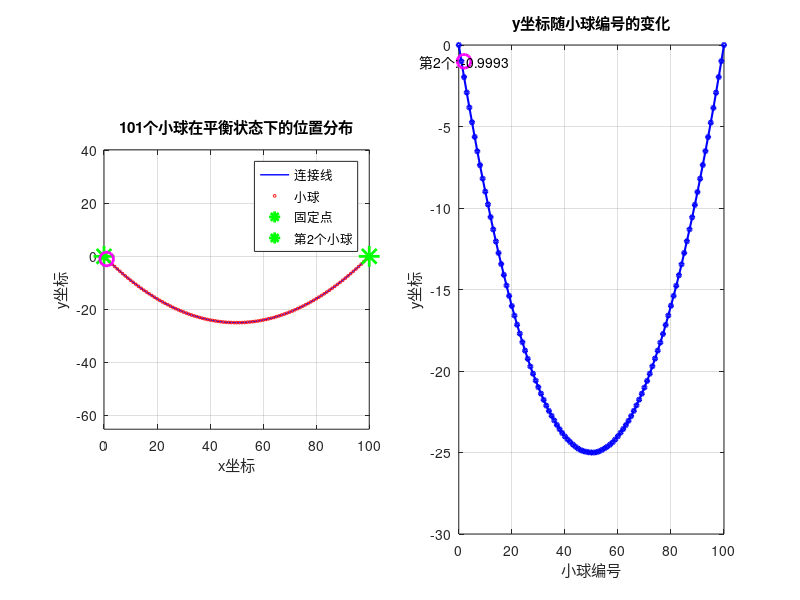
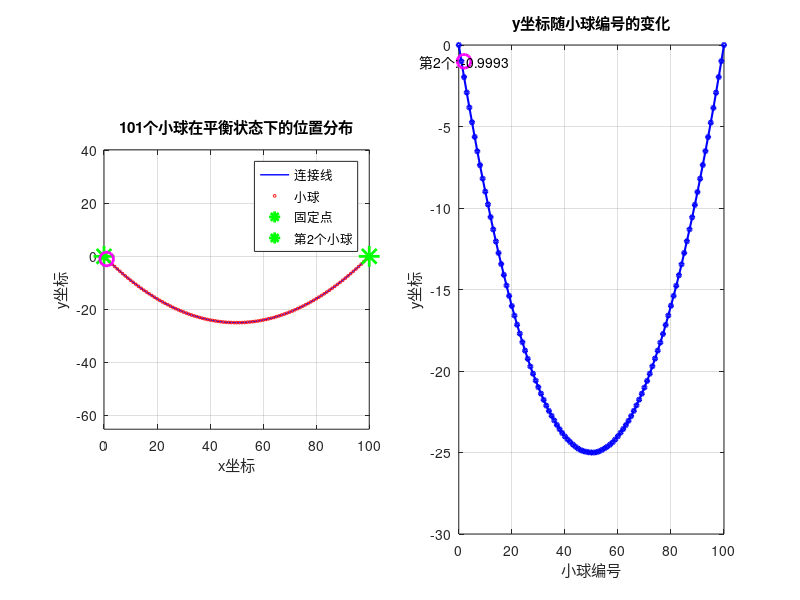

Source code (MATLAB) for these figures, in order:
%% 任务2: 平衡状态下第2个小球的坐标
% 高级数值分析期中作业
% 101个小球由弹簧连接
% 第1个小球固定在(0,0)，第101个小球固定在(100,0)
% 弹簧原长为0，弹性系数为100
% 第i个小球受到大小为(2+sin(i-1))的向下重力

clear; close all; clc;

fprintf('任务2：平衡状态下小球的坐标计算\n');
fprintf('===========================================\n');

%% 第一步：建立方程组
% 对于第i个小球(i=2到100)的平衡条件：
% x方向：x_{i-1} - 2x_i + x_{i+1} = 0
% y方向：y_{i-1} - 2y_i + y_{i+1} = (2+sin(i-1))/100
% 边界条件：(x_1, y_1) = (0, 0), (x_101, y_101) = (100, 0)

n_balls = 101;  % 总共101个小球
n_unknowns = 99;  % 99个未知数（第2到100个小球）

% ============ x方向方程组 ============
A_x = zeros(n_unknowns, n_unknowns);
b_x = zeros(n_unknowns, 1);

% 第2个小球(i=2)：x_1 - 2x_2 + x_3 = 0
% -2x_2 + x_3 = -x_1 = 0
A_x(1, 1) = -2;
A_x(1, 2) = 1;
b_x(1) = 0;

% 中间的小球(i=3到100)
for i = 2:n_unknowns-1
    A_x(i, i-1) = 1;
    A_x(i, i) = -2;
    A_x(i, i+1) = 1;
    b_x(i) = 0;
end

% 第100个小球(i=100)：x_99 - 2x_100 + x_101 = 0
% x_99 - 2x_100 = -x_101 = -100
A_x(n_unknowns, n_unknowns-1) = 1;
A_x(n_unknowns, n_unknowns) = -2;
b_x(n_unknowns) = -100;

% 求解x方向
x_coords = A_x \ b_x;

% ============ y方向方程组 ============
A_y = zeros(n_unknowns, n_unknowns);
b_y = zeros(n_unknowns, 1);

% 第2个小球(i=2)：y_1 - 2y_2 + y_3 = (2+sin(1))/100
% -2y_2 + y_3 = (2+sin(1))/100 - y_1 = (2+sin(1))/100
A_y(1, 1) = -2;
A_y(1, 2) = 1;
b_y(1) = (2 + sin(1)) / 100;

% 中间的小球(i=3到100)
for i = 2:n_unknowns-1
    ball_index = i + 1;  % 小球编号
    A_y(i, i-1) = 1;
    A_y(i, i) = -2;
    A_y(i, i+1) = 1;
    b_y(i) = (2 + sin(ball_index - 1)) / 100;
end

% 第100个小球(i=100)：y_99 - 2y_100 + y_101 = (2+sin(100))/100
% y_99 - 2y_100 = (2+sin(100))/100 - y_101 = (2+sin(100))/100
A_y(n_unknowns, n_unknowns-1) = 1;
A_y(n_unknowns, n_unknowns) = -2;
b_y(n_unknowns) = (2 + sin(100)) / 100;

% 求解y方向
y_coords = A_y \ b_y;

% ============ 第2个小球的坐标 ============
ball_2_x = x_coords(1);
ball_2_y = y_coords(1);

fprintf('\n第2个小球的坐标:\n');
fprintf('x₂ = %.10f\n', ball_2_x);
fprintf('y₂ = %.10f\n', ball_2_y);

fprintf('\n精确到4位有效数字:\n');
fprintf('x₂ ≈ %.4f\n', ball_2_x);
fprintf('y₂ ≈ %.4f\n', ball_2_y);

%% 第二步：验证和分析
fprintf('\n===========================================\n');
fprintf('验证: 检查平衡条件\n');
fprintf('===========================================\n');

% 构造所有小球的坐标
all_x = [0; x_coords; 100];
all_y = [0; y_coords; 0];

% 验证前几个小球的平衡条件
fprintf('\n前3个小球的平衡条件验证:\n');
for i = 2:4
    % 力的平衡方程
    force_x = 100*(all_x(i)-all_x(i-1)) + 100*(all_x(i+1)-all_x(i));
    force_y = 100*(all_y(i)-all_y(i-1)) + 100*(all_y(i+1)-all_y(i)) + (2 + sin(i-1));
    
    fprintf('小球%d:\n', i);
    fprintf('  x方向合力 = %.2e (应接近0)\n', force_x);
    fprintf('  y方向合力 = %.2e (应接近0)\n', force_y);
end

%% 第三步：可视化
figure('Position', [100, 100, 1400, 600]);

% 子图1: 所有小球的位置
subplot(1, 2, 1);
plot(all_x, all_y, 'b-', 'LineWidth', 1);
hold on;
plot(all_x, all_y, 'ro', 'MarkerSize', 2);
plot(0, 0, 'g*', 'MarkerSize', 15, 'LineWidth', 2);
plot(100, 0, 'g*', 'MarkerSize', 15, 'LineWidth', 2);
plot(ball_2_x, ball_2_y, 'mo', 'MarkerSize', 10, 'LineWidth', 2);
xlabel('x坐标');
ylabel('y坐标');
title('101个小球在平衡状态下的位置分布');
grid on;
legend('连接线', '小球', '固定点', '第2个小球');
axis equal;

% 子图2: y坐标的变化趋势
subplot(1, 2, 2);
plot(0:100, all_y, 'b-o', 'MarkerSize', 3, 'LineWidth', 1.5);
xlabel('小球编号');
ylabel('y坐标');
title('y坐标随小球编号的变化');
grid on;
hold on;
plot(2, ball_2_y, 'mo', 'MarkerSize', 10, 'LineWidth', 2);
text(2, ball_2_y-0.02, sprintf('第2个: %.4f', ball_2_y), 'HorizontalAlignment', 'center');

savefig('task2_equilibrium.fig');
print('-dpng', 'task2_equilibrium.png', '-r150');
close;

fprintf('\n\n图表已保存为 task2_equilibrium.png\n');

%% 第四步：统计信息
fprintf('\n===========================================\n');
fprintf('统计信息:\n');
fprintf('===========================================\n');
fprintf('最大下沉深度(|y_min|) = %.6f (在第%d个小球)\n', min(all_y), find(all_y == min(all_y))-1);
fprintf('小球x坐标范围: [%.4f, %.4f]\n', min(all_x), max(all_x));
fprintf('小球y坐标范围: [%.6f, %.6f]\n', min(all_y), max(all_y));

fprintf('\n===========================================\n');
fprintf('最终结果（至少4位精确有效数字）:\n');
fprintf('===========================================\n');
fprintf('第2个小球坐标: (%.6f, %.6f)\n', ball_2_x, ball_2_y);
fprintf('===========================================\n');
